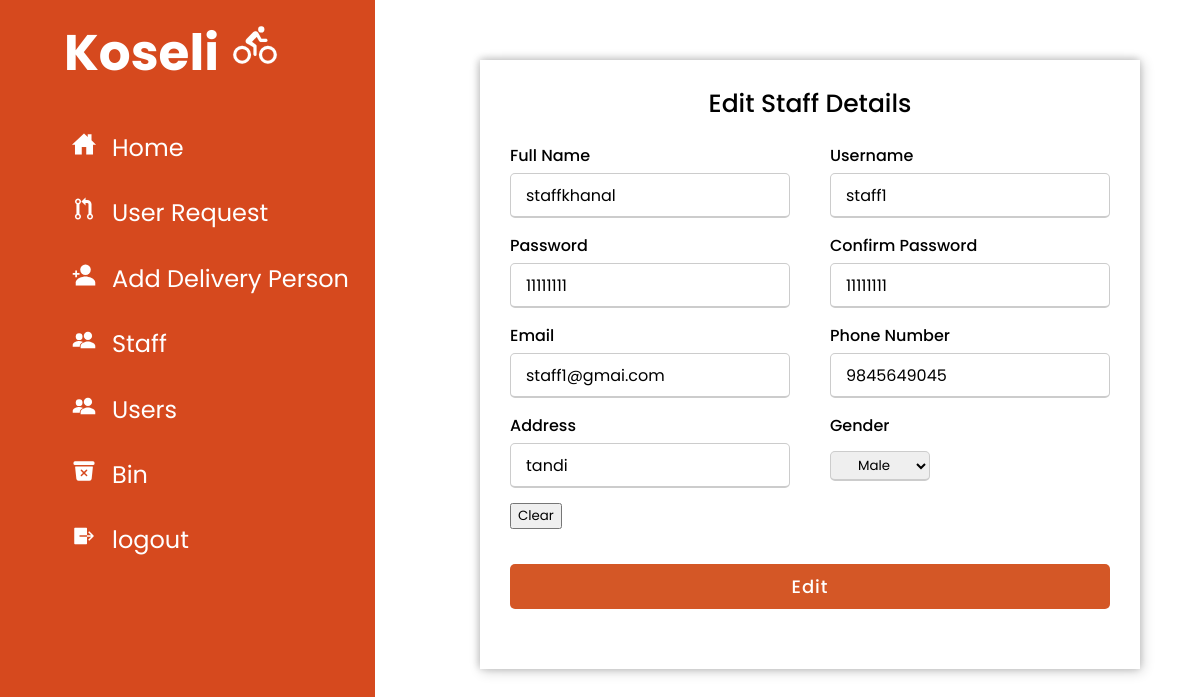
Page /admin/?r=editstaff&id=1 (signed in) on the committed database.
### tables this page shows
CREATE TABLE `staff` (
  `id` int(11) NOT NULL,
  `name` varchar(20) NOT NULL,
  `username` varchar(20) NOT NULL,
  `password` varchar(100) NOT NULL,
  `email` varchar(20) NOT NULL,
  `phone` varchar(10) NOT NULL,
  `address` varchar(25) NOT NULL,
  `gender` varchar(6) NOT NULL
);

### admin/model/dbmodel.php (called while the page is built, shortened)
<?php
function db_connect() {
    $db['host'] = "localhost";
    $db['username'] = "root";
    $db['password'] = "";
    $db['db_name'] = "koseli";
    $conn = new mysqli($db['host'], $db['username'], $db['password'], $db['db_name']);
    return $conn;
}
function editstaff($id)
{
$conn = db_connect();
$sql = "SELECT * from staff where id='$id'";
$result = $conn->query($sql);
if($result)
{
    return $result;
}
else
{
    return false;
}
}
?>

### admin/view/editstaff.php (the view, shortened to what this page needs)
<!DOCTYPE html>
<html lang="en" dir="ltr">
<head>
    <link rel="stylesheet" type="text/css">
</head>
<body>
    <div class="container">
        <div class="title">Edit Staff Details</div>
        <div class="content">
            <?php
        if($edit){
            while ($row = $edit->fetch_assoc()) {
        ?>
            <form action="<?php echo $base_url; ?>?r=editstaff&id=<?php echo $id; ?>" method="POST">
                <div class="user-details">
                    <div class="input-box">
                        <span class="details">Full Name</span>
                        <input type="text" name="name" value=<?php echo $row['name'] ?>>
                    </div>
                    <div class="input-box">
                        <span class="details">Username</span>
                        <input type="text" name="username" value=<?php echo $row['username'] ?> required>
                    </div>
                    <div class="input-box">
                        <span class="details">Password</span>
                        <input type="text" name="password" value=<?php echo $row['password'] ?> required>
                    </div>
                    <div class="input-box">
                        <span class="details">Confirm Password</span>
                        <input type="text" name="confirmpassword" value=<?php echo $row['password'] ?> required>
                    </div>
                    <div class="input-box">
                        <span class="details">Email</span>
                        <input type="email" name="email" value=<?php echo $row['email'] ?> required>
                    </div>
                    <div class="input-box">
                        <span class="details">Phone Number</span>
                        <input type="text" name="phone" value=<?php echo $row['phone'] ?> required>
                    </div>
                    <div class="input-box">
                        <span class="details">Address</span>
                        <input type="text" name="address" value=<?php echo $row['address'] ?> required>
                    </div>
                    <div class="input-box">
                        <span class="details">Gender</span>
                        <div class="gen">
                            <select name="gender" value=<?php echo $row['gender'] ?>class="gen">
                <option value="Male">Male</option>
            </select>
                        </div>
                    </div>
                    <input type="reset" value="Clear">
                </div>
                <div class="button">
                    <input type="submit" value="Edit">
                </div>
            </form>
       <?php }} ?>
        </div>
    </div>

### admin/resources/style.css (style rules this page uses)
:root { --main-color: #d6491e; --color-dark: #1d2231; --text-color: #d6491e; }
* { margin: 0; box-sizing: border-box; list-style-type: none; text-decoration: none; font-family: 'Poppins', sans-serif; }

### admin/view/editstaff.php (style rules this page uses)
* { box-sizing: border-box; font-family: 'Poppins', sans-serif; }
body { height: 100vh; position: fixed; justify-content: center; align-items: center; padding: 60px; margin-left: 35%; }
.container { position: relative; max-width: 700px; width: 100%; background-color: #fff; padding: 25px 30px; box-shadow: 2px 2px 12px rgba(0, 0, 0, 0.2), -1px -1px 8px rgba(0, 0, 0, 0.2); }
.container .title { font-size: 25px; font-weight: 500; position: relative; text-align: center; }
.content form .user-details { display: flex; flex-wrap: wrap; justify-content: space-between; margin: 20px 0 12px 0; }
form .user-details .input-box { margin-bottom: 15px; width: calc(100% / 2 - 20px); }
form .input-box span.details { display: block; font-weight: 500; margin-bottom: 5px; }
.user-details .input-box input { height: 45px; width: 100%; outline: none; font-size: 16px; border-radius: 5px; padding-left: 15px; border: 1px solid #ccc; border-bottom-width: 2px; transition: all 0.3s ease; }
form .button { height: 45px; margin: 35px 0 }
form .button input { height: 100%; width: 100%; border-radius: 5px; border: none; color: #fff; font-size: 18px; font-weight: 500; letter-spacing: 1px; cursor: pointer; transition: all 0.3s ease; background: rgb(212, 87, 38); }
form .gen select { position: relative; top: 8px; width: 100px; height: 30px; text-align: center; border-radius: 5px; border: 1px solid #ccc; border-bottom-width: 2px; }

### rows in the picture
staff: name "staffkhanal", username "staff1", password "11111111", confirmpassword "11111111", email "staff1@gmai.com", phone "9845649045", address "tandi", gender "Male"
